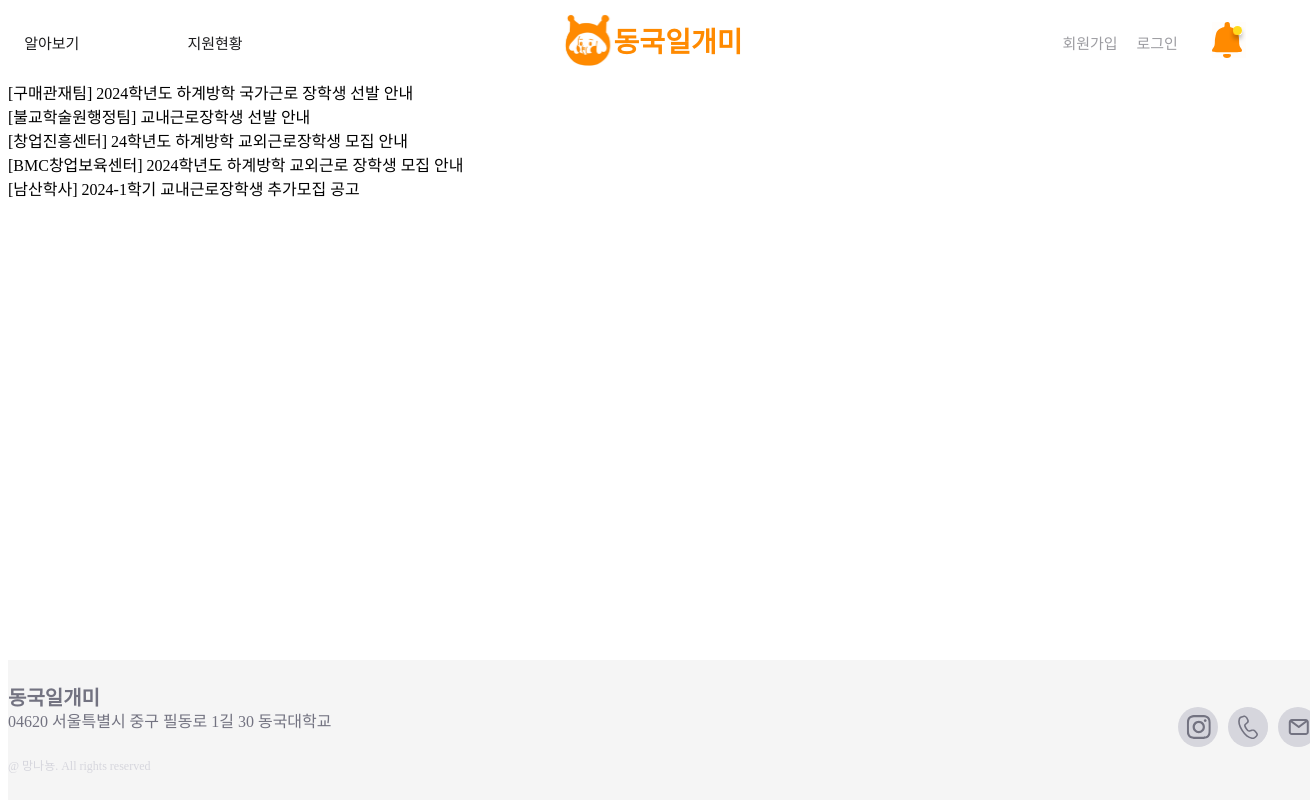
/mainlistpage/, run on the app's committed database.
### main/models.py (models this page shows)
class Post(models.Model):
    title = models.CharField(max_length=50)
    organization = models.CharField(max_length=50, null=True)
    writer = models.CharField(max_length=50)
    department = models.CharField(max_length=50, null=True)
    is_income_bracket = models.IntegerField(null=False) #boolean
    is_attending = models.IntegerField(null=False) #boolean
    start_date = models.DateField(null=True)
    end_date = models.DateField(null=True)
    place = models.CharField(max_length=50, null=False)
    content = models.CharField(max_length=50, null=False)
    time = models.TextField(max_length=50, null=False)
    recruitment = models.IntegerField(null=True, default=0)
    wage = models.IntegerField(null=True, default=0)
    body = models.TextField()
    image = models.ImageField(upload_to="post/", blank=True, null=True)
    pub_date = models.DateTimeField()

### main/views.py (the view)
# urls.py: path('mainlistpage/', mainlistpage, name="mainlistpage"),
def mainlistpage(request):
    posts = Post.objects.all()
    return render(request, 'main/mainlistpage.html', {'posts':posts})

### main/templates/main/mainlistpage.html
{% extends 'base.html' %} {% block content %} {% load static %}
<br><br>
<div>
    {% for p in posts %}
        [{{p.organization}}] {{p.title}}
        <br>
    {% endfor %}
</div>
{% endblock %}

### data on the page
Post: organization "구매관재팀", title "2024학년도 하계방학 국가근로 장학생 선발 안내"
Post: organization "불교학술원행정팀", title "교내근로장학생 선발 안내"
Post: organization "창업진흥센터", title "24학년도 하계방학 교외근로장학생 모집 안내"
Post: organization "BMC창업보육센터", title "2024학년도 하계방학 교외근로 장학생 모집 안내"
Post: organization "남산학사", title "2024-1학기 교내근로장학생 추가모집 공고"
